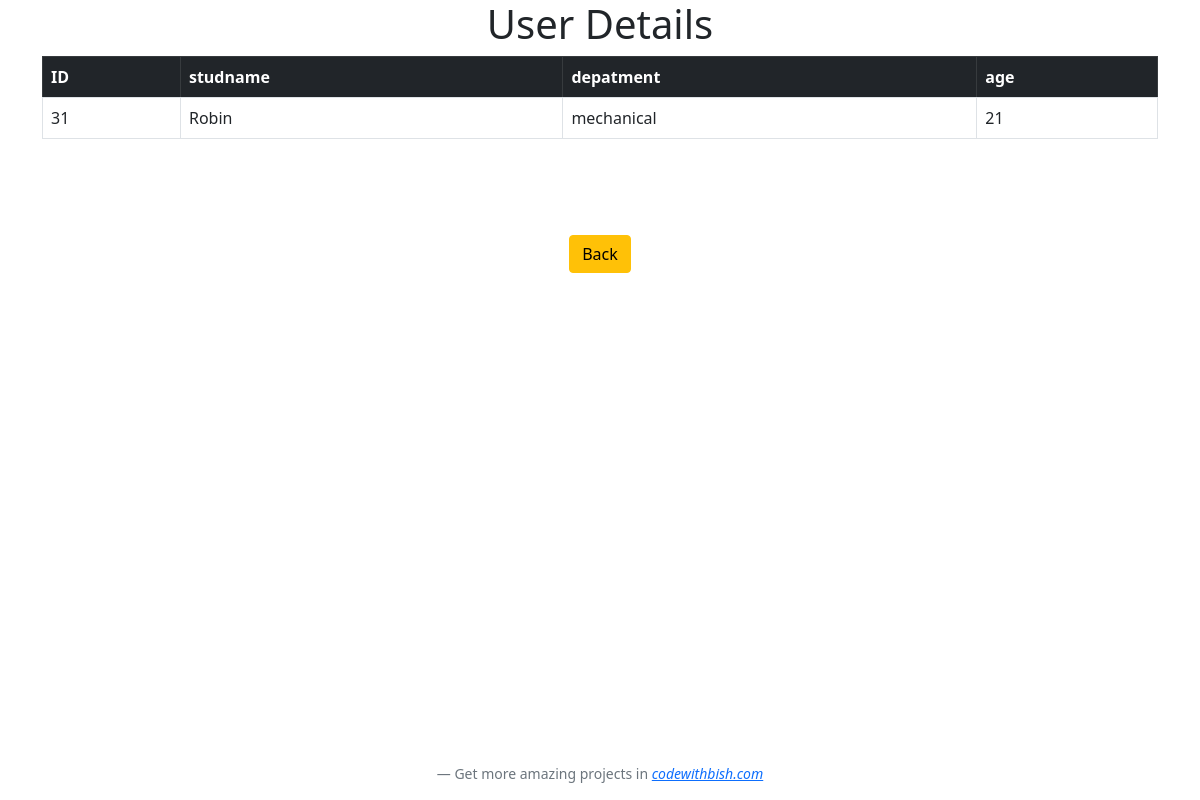
The app's page /view.php?user_id=31 with its own data.
### tables this page shows
CREATE TABLE IF NOT EXISTS `users` (
  `id` int(12) NOT NULL AUTO_INCREMENT,
  `studname` varchar(255) NOT NULL,
  `department` varchar(255) NOT NULL,
  `age` int(50) NOT NULL,
  PRIMARY KEY (`id`)
);

### view.php (the view)
<?php  include "header.php"?>
<h1 class="text-center">User Details</h1>
  <div class="container">
    <table class="table table-striped table-bordered table-hover">
      <thead class="table-dark">
        <tr>
          <th  scope="col" >ID</th>
          <th  scope="col">studname</th>
          <th  scope="col">depatment</th>
          <th  scope="col"> age</th>
        </tr>
      </thead>
        <tbody>
          <tr>
            <?php
              if (isset($_GET['user_id'])) {
                  $userid = $_GET['user_id'];
                $query="SELECT * FROM users WHERE id = {$userid} ";
                  $view_users= mysqli_query($conn,$query);
                  while($row = mysqli_fetch_assoc($view_users))
                  {
                      $id = $row['id'];
                      $studname = $row['studname'];
                      $department = $row['department'];
                      $age = $row['age'];
                        echo "<tr >";
                        echo " <td >{$id}</td>";
                        echo " <td > {$studname}</td>";
                        echo " <td > {$department}</td>";
                        echo " <td >{$age} </td>";
                        echo " </tr> ";
                  }
                }
            ?>
          </tr>
        </tbody>
    </table>
  </div>
  <div class="container text-center mt-5">
    <a href="home.php" class="btn btn-warning mt-5"> Back </a>
  <div>
<?php include 'footer.php' ?>

### records on screen
users: id "31", studname "Robin", department "mechanical", age "21"
